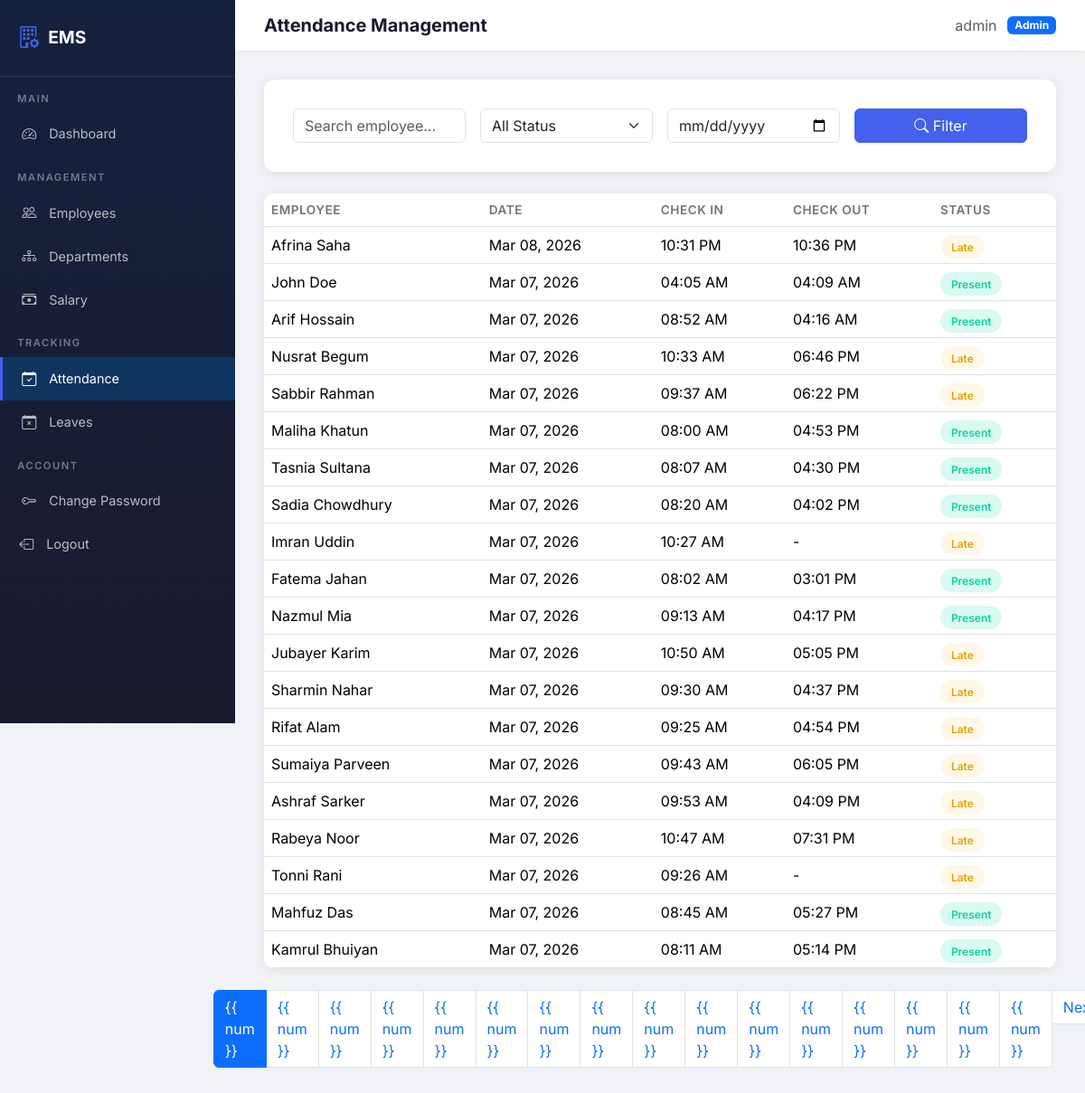
The page /attendance/all/ (signed in) on the database its author committed.
### attendance/models.py (models this page shows, shortened)
class Attendance(models.Model):
    STATUS_CHOICES = [
        ('present', 'Present'),
        ('late', 'Late'),
        ('absent', 'Absent'),
    ]
    employee = models.ForeignKey(
        Employee, on_delete=models.CASCADE, related_name='attendances'
    )
    date = models.DateField()
    check_in = models.TimeField(null=True, blank=True)
    check_out = models.TimeField(null=True, blank=True)
    status = models.CharField(max_length=10, choices=STATUS_CHOICES, default='present')
    class Meta:
        ordering = ['-date']
        unique_together = ['employee', 'date']

### employees/models.py (models this page shows, shortened)
class Employee(models.Model):
    STATUS_CHOICES = [
        ('active', 'Active'),
        ('inactive', 'Inactive'),
    ]
    user = models.OneToOneField(User, on_delete=models.CASCADE, related_name='employee')
    phone = models.CharField(max_length=20, blank=True)
    department = models.ForeignKey(
        Department, on_delete=models.SET_NULL, null=True, related_name='employees'
    )
    job_title = models.CharField(max_length=100)
    salary = models.DecimalField(max_digits=12, decimal_places=2, default=0)
    joining_date = models.DateField()
    status = models.CharField(max_length=10, choices=STATUS_CHOICES, default='active')
    profile_picture = models.ImageField(
        upload_to='profile_pics/', blank=True, null=True
    )
    class Meta:
        ordering = ['user__first_name', 'user__last_name']
    @property
    def full_name(self):
        return self.user.get_full_name() or self.user.username

### attendance/views.py (the view)
# urls.py: path('all/', views.admin_attendance, name='admin_attendance'),
@admin_required
def admin_attendance(request):
    queryset = Attendance.objects.select_related('employee__user').order_by('-date')
    query = request.GET.get('q', '')
    if query:
        queryset = queryset.filter(
            Q(employee__user__first_name__icontains=query) |
            Q(employee__user__last_name__icontains=query)
        )
    status = request.GET.get('status', '')
    if status:
        queryset = queryset.filter(status=status)
    date_filter = request.GET.get('date', '')
    if date_filter:
        queryset = queryset.filter(date=date_filter)
    paginator = Paginator(queryset, 20)
    page_number = request.GET.get('page')
    page_obj = paginator.get_page(page_number)
    return render(request, 'attendance/admin_attendance.html', {
        'attendances': page_obj,
        'page_obj': page_obj,
        'is_paginated': page_obj.has_other_pages(),
        'current_query': query,
        'current_status': status,
        'current_date': date_filter,
    })

### templates/attendance/admin_attendance.html (shortened to what this page needs)
{% extends 'base.html' %}
{% block page_title %}Attendance Management{% endblock %}
{% block content %}
<div class="form-card mb-4">
    <form method="get" class="row g-3">
        <div class="col-md-3">
            <input type="text" name="q" class="form-control" placeholder="Search employee..."
                value="{{ current_query }}">
        </div>
        <div class="col-md-3">
            <select name="status" class="form-select">
                <option value="">All Status</option>
            </select>
        </div>
        <div class="col-md-3">
            <input type="date" name="date" class="form-control" value="{{ current_date }}">
        </div>
        <div class="col-md-3">
            <button type="submit" class="btn btn-primary w-100"><i class="bi bi-search"></i> Filter</button>
        </div>
    </form>
</div>
<div class="table-card">
    <div class="table-responsive">
        <table class="table table-hover mb-0">
            <thead>
                <tr>
                    <th>Employee</th>
                    <th>Date</th>
                    <th>Check In</th>
                    <th>Check Out</th>
                    <th>Status</th>
                </tr>
            </thead>
            <tbody>
                {% for att in attendances %}
                <tr>
                    <td>{{ att.employee.full_name }}</td>
                    <td>{{ att.date|date:"M d, Y" }}</td>
                    <td>{{ att.check_in|time:"h:i A"|default:"-" }}</td>
                    <td>{{ att.check_out|time:"h:i A"|default:"-" }}</td>
                    <td><span class="badge-status badge-{{ att.status }}">{{ att.get_status_display }}</span></td>
                </tr>
                {% empty %}
                <tr>
                    <td colspan="5" class="text-center text-muted py-4">No attendance records found.</td>
                </tr>
                {% endfor %}
            </tbody>
        </table>
    </div>
</div>
{% if is_paginated %}
<nav class="mt-4">
    <ul class="pagination justify-content-center">
        {% for num in page_obj.paginator.page_range %}
        <li class="page-item {% if num == page_obj.number %}active{% endif %}">
            <a class="page-link"
                href="?page={{ num }}&q={{ current_query }}&status={{ current_status }}&date={{ current_date }}">{{ num
                }}</a>
        </li>
        {% endfor %}
        {% if page_obj.has_next %}
        <li class="page-item"><a class="page-link"
                href="?page={{ page_obj.next_page_number }}&q={{ current_query }}&status={{ current_status }}&date={{ current_date }}">Next</a>
        </li>
        {% endif %}
    </ul>
</nav>
{% endif %}
{% endblock %}

### templates/base.html (shortened to what this page needs)
{% load static %}
<!DOCTYPE html>
<html lang="en">
<head>
    <link href="https://cdn.jsdelivr.net/npm/bootstrap@5.3.2/dist/css/bootstrap.min.css" rel="stylesheet">
    <link href="https://cdn.jsdelivr.net/npm/bootstrap-icons@1.11.2/font/bootstrap-icons.min.css" rel="stylesheet">
    <link rel="stylesheet" href="{% static 'css/style.css' %}">
</head>
<body>
    {% if user.is_authenticated %}
    <nav class="sidebar">
        <div class="brand">
            <i class="bi bi-building-gear"></i>
            <h4>EMS</h4>
        </div>
        {% if user.is_staff %}
        <div class="nav-section">Main</div>
        <a href="{% url 'dashboard:home' %}"
            class="nav-link {% if request.resolver_match.app_name == 'dashboard' %}active{% endif %}">
            <i class="bi bi-speedometer2"></i> Dashboard
        </a>
        <div class="nav-section">Management</div>
        <a href="{% url 'employees:list' %}"
            class="nav-link {% if request.resolver_match.app_name == 'employees' and 'my_' not in request.resolver_match.url_name %}active{% endif %}">
            <i class="bi bi-people"></i> Employees
        </a>
        <a href="{% url 'departments:list' %}"
            class="nav-link {% if request.resolver_match.app_name == 'departments' %}active{% endif %}">
            <i class="bi bi-diagram-3"></i> Departments
        </a>
        <a href="{% url 'employees:salary_list' %}"
            class="nav-link {% if 'salary' in request.resolver_match.url_name %}active{% endif %}">
            <i class="bi bi-cash-stack"></i> Salary
        </a>
        <div class="nav-section">Tracking</div>
        <a href="{% url 'attendance:admin_attendance' %}"
            class="nav-link {% if request.resolver_match.app_name == 'attendance' %}active{% endif %}">
            <i class="bi bi-calendar-check"></i> Attendance
        </a>
        <a href="{% url 'leaves:admin_list' %}"
            class="nav-link {% if request.resolver_match.app_name == 'leaves' %}active{% endif %}">
            <i class="bi bi-calendar-x"></i> Leaves
        </a>
        {% endif %}
        <div class="nav-section">Account</div>
        <a href="{% url 'accounts:password_change' %}" class="nav-link">
            <i class="bi bi-key"></i> Change Password
        </a>
        <form method="post" action="{% url 'accounts:logout' %}" class="m-0 p-0">
            <button type="submit" class="nav-link w-100 text-start border-0 bg-transparent" style="cursor:pointer;">
                <i class="bi bi-box-arrow-left"></i> Logout
            </button>
        </form>
    </nav>
    <div class="main-content">
        <div class="topbar">
            <h5 class="page-title">{% block page_title %}Dashboard{% endblock %}</h5>
            <div class="user-info">
                <span class="text-muted">{{ user.get_full_name|default:user.username }}</span>
                <span class="badge bg-{% if user.is_staff %}primary{% else %}secondary{% endif %}">
                    {% if user.is_staff %}Admin{% else %}Employee{% endif %}
                </span>
            </div>
        </div>
        <div class="content-wrapper">
            {% block content %}{% endblock %}
        </div>
    </div>
    {% else %}
    {% block login_content %}{% endblock %}
    {% endif %}
</body>
</html>

### static/css/style.css (style rules this page uses)
:root { --primary: #4361ee; --primary-dark: #3a56d4; --secondary: #7209b7; --success: #06d6a0; --warning: #ffd166; --danger: #ef476f; --dark: #1a1a2e; --sidebar-bg: #16213e; --sidebar-hover: #0f3460; --body-bg: #f0f2f5; --card-shadow: 0 2px 12px rgba(0, 0, 0, 0.08); }
body { background-color: var(--body-bg); font-family: 'Inter', 'Segoe UI', sans-serif; min-height: 100vh; }
.sidebar { background: linear-gradient(180deg, var(--sidebar-bg) 0%, var(--dark) 100%); min-height: 100vh; width: 260px; position: fixed; top: 0; left: 0; z-index: 1000; padding-top: 0; transition: all 0.3s ease; overflow-y: auto; }
.sidebar .brand { padding: 1.5rem 1.2rem; border-bottom: 1px solid rgba(255, 255, 255, 0.1); display: flex; align-items: center; gap: 10px; }
.sidebar .brand h4 { color: #fff; margin: 0; font-weight: 700; font-size: 1.2rem; }
.sidebar .brand i { font-size: 1.5rem; color: var(--primary); }
.sidebar .nav-link { color: rgba(255, 255, 255, 0.7); padding: 0.75rem 1.2rem; display: flex; align-items: center; gap: 12px; font-size: 0.9rem; border-left: 3px solid transparent; transition: all 0.2s ease; }
.sidebar .nav-link:hover, .sidebar .nav-link.active { color: #fff; background: var(--sidebar-hover); border-left-color: var(--primary); }
.sidebar .nav-link i { width: 20px; text-align: center; font-size: 1rem; }
.sidebar .nav-section { color: rgba(255, 255, 255, 0.4); padding: 1rem 1.2rem 0.4rem; font-size: 0.7rem; text-transform: uppercase; letter-spacing: 1.5px; font-weight: 600; }
.main-content { margin-left: 260px; min-height: 100vh; }
.topbar { background: #fff; padding: 1rem 2rem; box-shadow: 0 1px 4px rgba(0, 0, 0, 0.06); display: flex; justify-content: space-between; align-items: center; position: sticky; top: 0; z-index: 999; }
.topbar .page-title { font-weight: 700; font-size: 1.25rem; color: var(--dark); margin: 0; }
.topbar .user-info { display: flex; align-items: center; gap: 12px; }
.content-wrapper { padding: 2rem; }
.table-card { background: #fff; border-radius: 12px; box-shadow: var(--card-shadow); overflow: hidden; }
.table-card table { margin-bottom: 0; }
.table-card th { font-weight: 600; font-size: 0.85rem; text-transform: uppercase; letter-spacing: 0.5px; color: #6c757d; border-top: none; }
.badge-status { padding: 0.35rem 0.75rem; border-radius: 20px; font-size: 0.75rem; font-weight: 600; }
.badge-present { background: rgba(6, 214, 160, 0.15); color: #06d6a0; }
.badge-late { background: rgba(255, 209, 102, 0.15); color: #e6a100; }
.form-card { background: #fff; border-radius: 12px; box-shadow: var(--card-shadow); padding: 2rem; }
.btn-primary { background: var(--primary); border-color: var(--primary); }

### rows shown on the page
Attendance: employee.full_name "Afrina Saha", date "Mar 08, 2026", check_in "10:31 PM", check_out "10:36 PM", status "Late"
Attendance: employee.full_name "John Doe", date "Mar 07, 2026", check_in "04:05 AM", check_out "04:09 AM", status "Present"
Attendance: employee.full_name "Arif Hossain", date "Mar 07, 2026", check_in "08:52 AM", check_out "04:16 AM", status "Present"
Attendance: employee.full_name "Nusrat Begum", date "Mar 07, 2026", check_in "10:33 AM", check_out "06:46 PM", status "Late"
Attendance: employee.full_name "Sabbir Rahman", date "Mar 07, 2026", check_in "09:37 AM", check_out "06:22 PM", status "Late"
Attendance: employee.full_name "Maliha Khatun", date "Mar 07, 2026", check_in "08:00 AM", check_out "04:53 PM", status "Present"
Attendance: employee.full_name "Tasnia Sultana", date "Mar 07, 2026", check_in "08:07 AM", check_out "04:30 PM", status "Present"
Attendance: employee.full_name "Sadia Chowdhury", date "Mar 07, 2026", check_in "08:20 AM", check_out "04:02 PM", status "Present"
Attendance: employee.full_name "Imran Uddin", date "Mar 07, 2026", check_in "10:27 AM", check_out "-", status "Late"
Attendance: employee.full_name "Fatema Jahan", date "Mar 07, 2026", check_in "08:02 AM", check_out "03:01 PM", status "Present"
Attendance: employee.full_name "Nazmul Mia", date "Mar 07, 2026", check_in "09:13 AM", check_out "04:17 PM", status "Present"
Attendance: employee.full_name "Jubayer Karim", date "Mar 07, 2026", check_in "10:50 AM", check_out "05:05 PM", status "Late"
Attendance: employee.full_name "Sharmin Nahar", date "Mar 07, 2026", check_in "09:30 AM", check_out "04:37 PM", status "Late"
Attendance: employee.full_name "Rifat Alam", date "Mar 07, 2026", check_in "09:25 AM", check_out "04:54 PM", status "Late"
Attendance: employee.full_name "Sumaiya Parveen", date "Mar 07, 2026", check_in "09:43 AM", check_out "06:05 PM", status "Late"
Attendance: employee.full_name "Ashraf Sarker", date "Mar 07, 2026", check_in "09:53 AM", check_out "04:09 PM", status "Late"
Attendance: employee.full_name "Rabeya Noor", date "Mar 07, 2026", check_in "10:47 AM", check_out "07:31 PM", status "Late"
Attendance: employee.full_name "Tonni Rani", date "Mar 07, 2026", check_in "09:26 AM", check_out "-", status "Late"
Attendance: employee.full_name "Mahfuz Das", date "Mar 07, 2026", check_in "08:45 AM", check_out "05:27 PM", status "Present"
Attendance: employee.full_name "Kamrul Bhuiyan", date "Mar 07, 2026", check_in "08:11 AM", check_out "05:14 PM", status "Present"

### other values the page prints
{{ user.get_full_name|default:user.username }} "admin"
